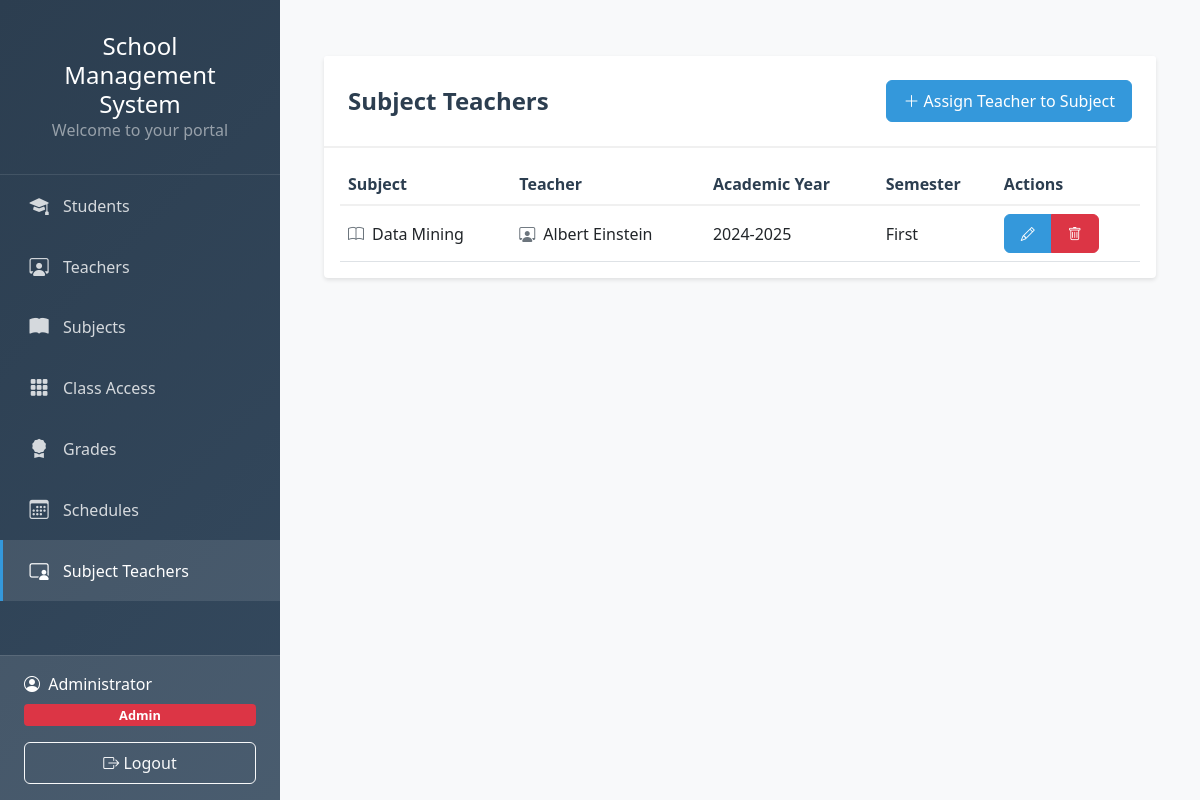
Page /subject_teachers.php (signed in) on the committed database.
### tables this page shows
CREATE TABLE `schedules` (
  `schedule_id` int(6) NOT NULL,
  `subject_id` int(6) NOT NULL,
  `teacher_id` int(6) NOT NULL,
  `day_of_week` int(1) NOT NULL,
  `start_time` time NOT NULL,
  `end_time` time NOT NULL,
  `room` varchar(50) NOT NULL,
  `academic_year` varchar(10) NOT NULL,
  `semester` varchar(20) NOT NULL,
  `created_at` timestamp NOT NULL DEFAULT current_timestamp(),
  `updated_at` timestamp NOT NULL DEFAULT current_timestamp() ON UPDATE current_timestamp()
);

CREATE TABLE `subjects` (
  `subject_id` int(6) NOT NULL,
  `subject_name` varchar(191) NOT NULL,
  `units` int(6) NOT NULL,
  `course` varchar(191) NOT NULL
);

CREATE TABLE `teachers` (
  `id` int(6) NOT NULL,
  `name` varchar(191) NOT NULL,
  `email` varchar(191) NOT NULL,
  `phone` varchar(191) NOT NULL,
  `department` varchar(191) NOT NULL
);

### subject_teachers.php (the view, shortened to what this page needs)
<?php
require 'dbcon.php';
include('header.php');
?>
<div class="container py-4">
    <div class="card">
        <div class="card-header d-flex justify-content-between align-items-center">
            <h4 class="mb-0">Subject Teachers</h4>
            <a href="subject-teacher-create.php" class="btn btn-primary">
                <i class="bi bi-plus-lg"></i> Assign Teacher to Subject
            </a>
        </div>
        <div class="card-body">
            <div class="table-responsive">
                <table class="table table-hover">
                    <thead>
                        <tr>
                            <th>Subject</th>
                            <th>Teacher</th>
                            <th>Academic Year</th>
                            <th>Semester</th>
                            <th>Actions</th>
                        </tr>
                    </thead>
                    <tbody>
                        <?php
                        $query = "SELECT s.subject_id, s.subject_name, t.id as teacher_id, t.name as teacher_name,
                                       sch.schedule_id, sch.academic_year, sch.semester
                                FROM schedules sch
                                INNER JOIN subjects s ON sch.subject_id = s.subject_id
                                INNER JOIN teachers t ON sch.teacher_id = t.id
                                ORDER BY sch.academic_year DESC, sch.semester DESC, s.subject_name";
                        $result = mysqli_query($con, $query);
                        if (mysqli_num_rows($result) > 0) {
                            while ($row = mysqli_fetch_assoc($result)) {
                                ?>
                                <tr>
                                    <td>
                                        <div class="d-flex align-items-center">
                                            <i class="bi bi-book text-secondary me-2"></i>
                                            <?= htmlspecialchars($row['subject_name']) ?>
                                        </div>
                                    </td>
                                    <td>
                                        <div class="d-flex align-items-center">
                                            <i class="bi bi-person-workspace text-secondary me-2"></i>
                                            <?= htmlspecialchars($row['teacher_name']) ?>
                                        </div>
                                    </td>
                                    <td><?= htmlspecialchars($row['academic_year']) ?></td>
                                    <td><?= htmlspecialchars($row['semester']) ?></td>
                                    <td>
                                        <div class="btn-group" role="group">
                                            <a href="subject-teacher-edit.php?id=<?= $row['schedule_id'] ?>"
                                               class="btn btn-sm btn-primary">
                                                <i class="bi bi-pencil"></i>
                                            </a>
                                            <button type="button"
                                                    class="btn btn-sm btn-danger"
                                                    onclick="confirmDelete(<?= $row['schedule_id'] ?>)">
                                                <i class="bi bi-trash"></i>
                                            </button>
                                        </div>
                                    </td>
                                </tr>
                                <?php
                            }
                        }
                        ?>
                    </tbody>
                </table>
            </div>
        </div>
    </div>
</div>
</body>
</html>

### header.php (style rules this page uses)
:root { --primary-color: #2c3e50; --secondary-color: #34495e; --accent-color: #3498db; --sidebar-width: 280px; }
* { box-sizing: border-box; }
body { margin: 0; font-family: 'Segoe UI', system-ui, -apple-system, sans-serif; background-color: #f8f9fa; min-height: 100vh; }
.card { border: none; box-shadow: 0 2px 4px rgba(0,0,0,0.1); transition: transform 0.3s ease; }
.card-header { background-color: white; border-bottom: 2px solid #f0f0f0; padding: 1.5rem; }
.card-header h4 { margin: 0; font-weight: 600; color: var(--primary-color); }
.table { margin-bottom: 0; }
.table th { font-weight: 600; color: var(--primary-color); border-bottom: 2px solid #f0f0f0; }
.table td { vertical-align: middle; }
.btn { padding: 0.5rem 1rem; font-weight: 500; border-radius: 6px; }
.btn-primary { background-color: var(--accent-color); border-color: var(--accent-color); }
.py-4 { padding-top: 1.5rem !important; padding-bottom: 1.5rem !important; }

### rows in the picture
schedules: subject.subject_name "Data Mining", teacher.name "Albert Einstein", academic_year "2024-2025", semester "First"

### other values in the picture
$_SESSION['name'] "Administrator"
